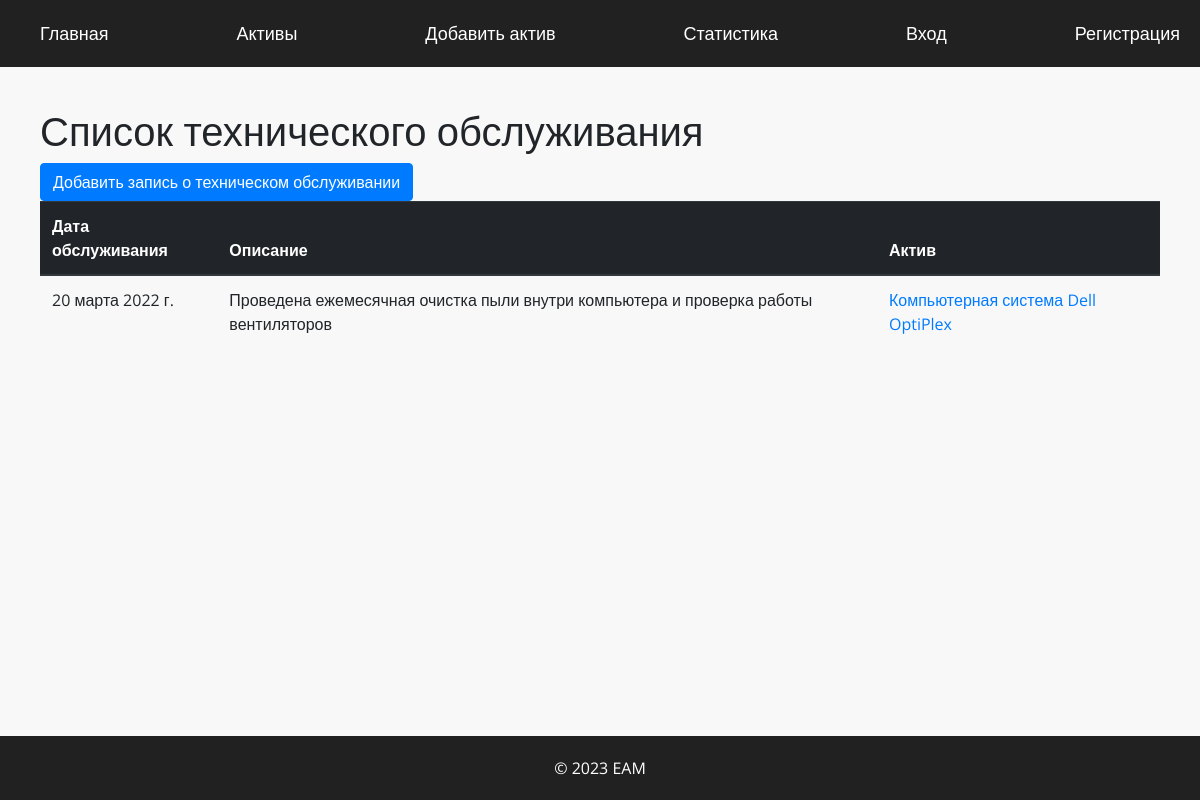
The app's page /maintenancelist/4/ with its own data.
### table/models.py (models this page shows)
class Maintenance(models.Model):
    asset = models.ForeignKey(Asset, on_delete=models.CASCADE)
    date = models.DateField(verbose_name='Дата технического обслуживания')
    description = models.TextField(verbose_name='Описание')

class Asset(models.Model):
    asset_name = models.CharField(max_length=50, verbose_name='Название актива')
    asset_serial_number = models.CharField(max_length=50, verbose_name='Серийный номер')
    asset_description = models.TextField(verbose_name='Описание')
    location = models.CharField(max_length=50, verbose_name='Место расположения')
    date_purchased = models.DateField(verbose_name='Дата приобретения')
    cost = models.CharField(max_length=50, verbose_name='Стоимость актива', default='0 руб.')

### table/views.py (the view)
# urls.py: path('maintenancelist/<int:asset_id>/', views.maintenance_list, name='maintenance_list'),
def maintenance_list(request, asset_id):
    asset = get_object_or_404(Asset, id=asset_id)
    maintenance_list = asset.maintenance_set.all()
    context = {'asset': asset, 'maintenance_list': maintenance_list}
    return render(request, 'maintenance_list.html', context)

### table/templates/maintenance_list.html (shortened to what this page needs)
{% extends 'base.html' %}
{% block content %}
  <div class="container">
    <h1>Список технического обслуживания</h1>
    <a href="{% url 'add_maintenance' asset_id=asset.id %}" class="btn btn-primary">Добавить запись о техническом обслуживании</a>
    <table class="table">
      <thead class="thead-dark">
        <tr>
          <th scope="col">Дата обслуживания</th>
          <th scope="col">Описание</th>
          <th scope="col">Актив</th>
        </tr>
      </thead>
      <tbody>
        {% for maintenance in maintenance_list %}
          <tr>
            <td>{{ maintenance.date }}</td>
            <td>{{ maintenance.description }}</td>
            <td><a href="{% url 'asset_detail' asset_id=maintenance.asset.id %}">{{ maintenance.asset.asset_name }}</a></td>
          </tr>
        {% empty %}
          <tr>
            <td colspan="3">Записей об обслуживании не найдено.</td>
          </tr>
        {% endfor %}
      </tbody>
    </table>
  </div>
{% endblock %}

### table/templates/base.html (style rules this page uses)
body { font-family: 'Open Sans', sans-serif; background-color: #f8f8f8; }
.container { max-width: 1200px; margin: 0 auto; padding: 0 20px; }

### records on screen
Maintenance: date "20 марта 2022 г.", description "Проведена ежемесячная очистка пыли внутри компьютера и проверка работы вентиляторов", asset.asset_name "Компьютерная система Dell OptiPlex"
